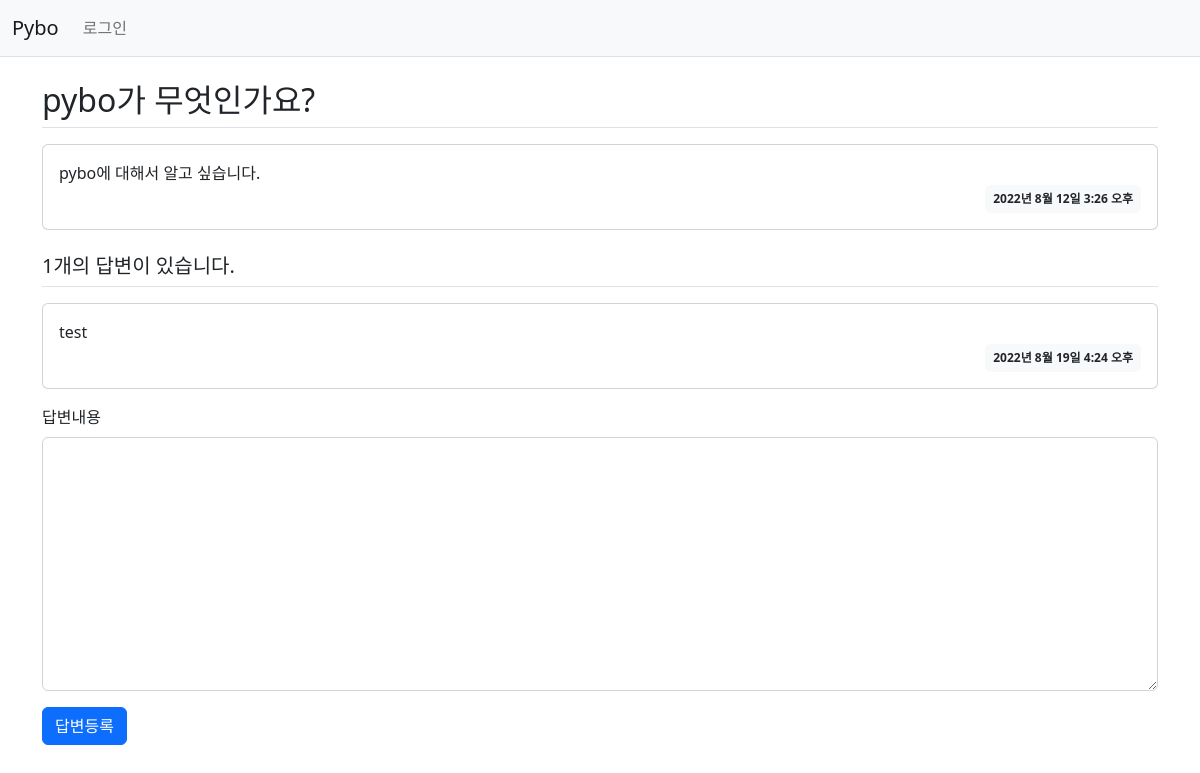
Page /pybo/3/ on the committed database.
### pybo/models.py (models this page shows)
class Question(models.Model):
    subject = models.CharField(max_length=200)
    content = models.TextField()
    create_date = models.DateTimeField()

class Answer(models.Model):
    question = models.ForeignKey(Question, on_delete=models.CASCADE)
    content = models.TextField()
    create_date = models.DateTimeField()

### pybo/views.py (the view)
# urls.py: path('<int:question_id>/', views.detail, name='detail'),
def detail(request, question_id):
    question = get_object_or_404(Question, pk=question_id)
    context = {'question': question}
    return render(request, 'pybo/question_detail.html', context)

### templates/pybo/question_detail.html (shortened to what this page needs)
{% extends 'base.html' %}
{% block content %}
<div class="container my-3">
    <h2 class="border-bottom py-2">{{ question.subject }}</h2>
    <div class="card my-3">
        <div class="card-body">
            <div class="card-text" style="white-space: pre-line;">{{ question.content }}</div>
            <div class="d-flex justify-content-end">
                <div class="badge bg-light text-dark p-2">
                    {{ question.create_date }}
                </div>
            </div>
        </div>
    </div>
    <h5 class="border-bottom my-3 py-2">{{question.answer_set.count}}개의 답변이 있습니다.</h5>
    {% for answer in question.answer_set.all %}
    <div class="card my-3">
        <div class="card-body">
            <div class="card-text" style="white-space: pre-line;">{{ answer.content }}</div>
            <div class="d-flex justify-content-end">
                <div class="badge bg-light text-dark p-2">
                    {{ answer.create_date }}
                </div>
            </div>
        </div>
    </div>
    {% endfor %}
    <form action="{% url 'pybo:answer_create' question.id %}" method="post" class="my-3">
        <div class="form-group">
            <label for="content" class="form-label">답변내용</label>
            <textarea name="content" id="content" class="form-control" rows="10"></textarea>
        </div>
        <input type="submit" value="답변등록" class="btn btn-primary my-3">
    </form>
</div>
{% endblock %}

### rows in the picture
Question: subject "pybo가 무엇인가요?", content "pybo에 대해서 알고 싶습니다.", create_date "2022년 8월 12일 3:26 오후", answer_set.count "1"
Answer: content "test", create_date "2022년 8월 19일 4:24 오후"
